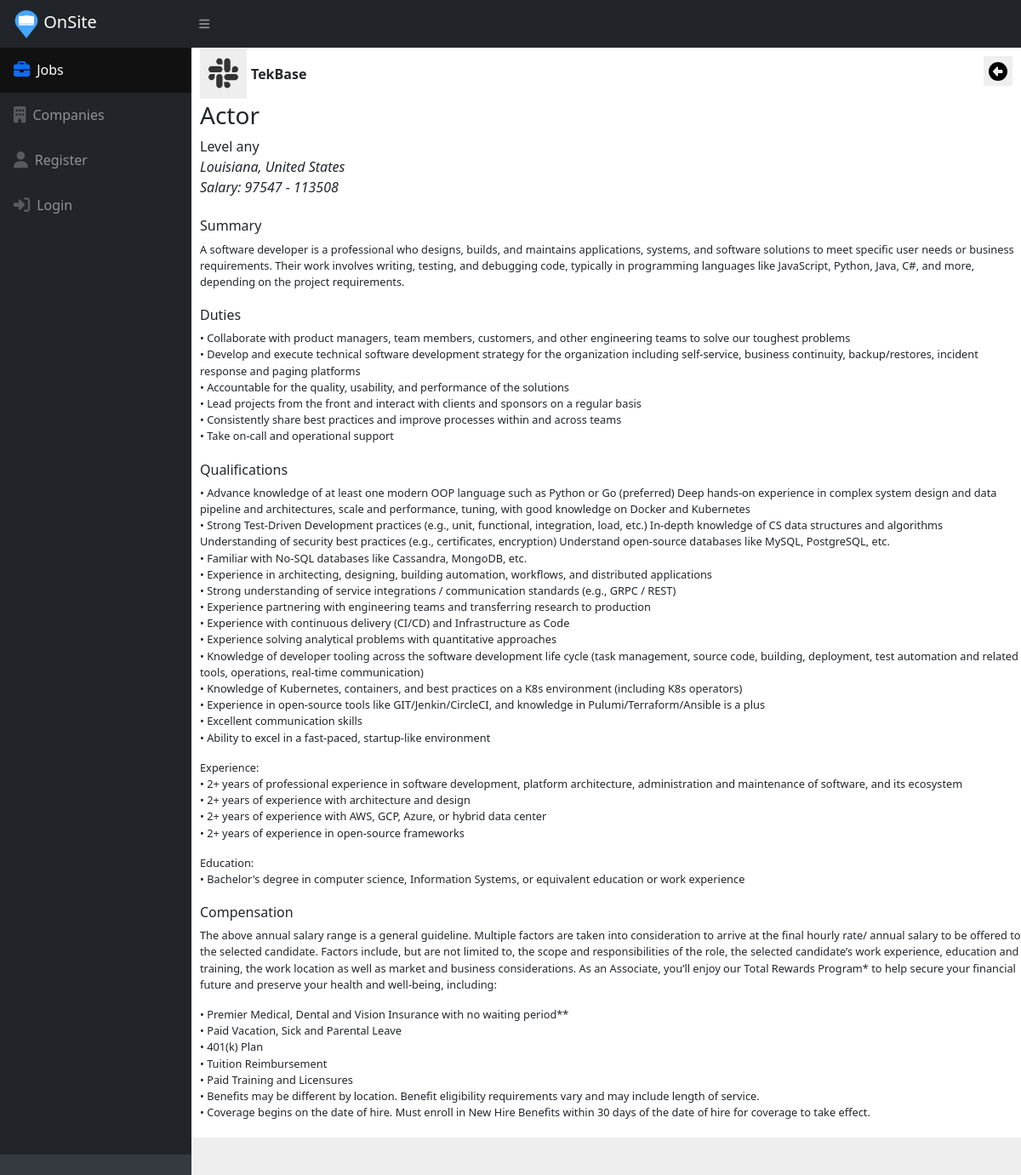
Screenshot of /jobs/job/499/actor with the database file from the repository.
### app/models/job.py (models this page shows, shortened)
class JobDetail(models.Model):
    job_head = models.OneToOneField(JobHead, on_delete=models.SET_NULL,null=True,  related_name="details")
    summary = models.TextField()
    duties = models.TextField()
    qualifications = models.TextField()
    compensation = models.TextField()

class JobHead(models.Model):
    title = models.ForeignKey(JobTitle, null=True, on_delete=models.SET_NULL)
    other_title =  models.CharField(max_length=255, null=True)
    location = models.ForeignKey(Location, on_delete=models.SET_NULL, null=True)
    department = models.ForeignKey(Department, on_delete=models.SET_NULL, null=True)
    other_department =  models.CharField(max_length=255, null=True)
    posted_on = models.DateTimeField(auto_now_add=True)
    salary_min = models.IntegerField(null=True)
    salary_max = models.IntegerField(null=True)
    experience_level =   models.CharField(max_length=15, choices=EXP_LEVEL, default="any")
    active_from = models.DateField(null=True)
    active_to = models.DateField(null=True)
    draft = models.BooleanField(default=False)
    created_by =  models.ForeignKey(User, on_delete=models.SET_NULL,null=True,  related_name="created_by")

### app/models/user.py (models this page shows, shortened)
class User(auth_models.AbstractBaseUser, auth_models.PermissionsMixin):
    email = models.EmailField(unique=True, error_messages=error_messages)
    headline = models.ForeignKey(JobTitle, on_delete=models.SET_NULL,null=True, error_messages=error_messages)
    location = models.ForeignKey(Location, on_delete=models.SET_NULL,blank=True, null=True, error_messages=error_messages)
    other_headline = models.CharField(max_length=250, null=True, blank=True, error_messages=error_messages)
    company = models.CharField(max_length=250, null=True, default = None, blank=True, error_messages=error_messages)
    first_name = models.CharField(max_length=30, blank=False, error_messages=error_messages)
    last_name = models.CharField(max_length=30, blank=False, error_messages=error_messages)
    is_active = models.BooleanField(default=True)
    is_superuser = models.BooleanField(default=False)
    is_staff = models.BooleanField(default=True)
    date_joined = models.DateTimeField(auto_now_add=True)
    role = models.CharField(max_length=10, choices=ROLE_CHOICES, default="user")
    resume_logo = models.CharField(max_length=150, null=False, blank=False, error_messages=error_messages)
    password = models.CharField(max_length=100, null=False,blank=False, error_messages=error_messages)
    objects = UserManager()
    USERNAME_FIELD = 'email'
    REQUIRED_FIELDS = []
    class Meta:
        verbose_name = 'User'
        verbose_name_plural = 'User'
        ordering = ('id', )

### app/models/job_title.py (models this page shows, shortened)
class JobTitle(models.Model):
    name = models.CharField(max_length=100, unique=True)
    class Meta:
        indexes = [
            models.Index(fields=['name']),
        ]

### app/models/location.py (models this page shows)
class Location(models.Model):
    name = models.CharField(max_length=100, unique=True)
    loc_tyep = models.IntegerField()
    class Meta:
        indexes = [
            models.Index(fields=['name']),
        ]

### app/public/views.py (the view, shortened to what this page needs)
# urls.py: path("jobs/job/<int:id>/<str:title>", views.job, name="jobs"),
def job(request,id,title):
    job_saved = False
    job_applied = False
    try:
        job = JobDetail.objects.get(job_head_id = id)
    except Exception as e:
        job = None
    return render(request , "public/job.html", {"jd" : job, "applied" : job_applied, "saved":job_saved})

### templates/public/job.html (shortened to what this page needs)
{% extends "../base.html"%}
{%load static%}
{% block body_block %}
<div id="layoutSidenav_content">
    <main>
        <div class="job_section bg-white">
            <div id="right">
                <div id="right_head">
                    <div class="employer">
                        <div class="icon"><i class="fa-brands fa-slack"></i></div>
                        <div class="company">{{jd.job_head.created_by.company}} </div>
                        <div class="back_btn" onclick="back()"> <button><i class="fas fa-arrow-alt-circle-left"></i></button></div>
                    </div>
                    <div>
                        <h3 class="title capitalize">{{jd.job_head.title.name}} </h3>
                        <div class="type">Level {{jd.job_head.experience_level}}</div>
                        <div class="location "><em>{{jd.job_head.location.name|title}}</em> </div>
                        <div class="location "><em> Salary: {{jd.job_head.salary_min}} - {{jd.job_head.salary_max}}</em> </div>
                    </div>
                    <br>
                </div>
                <div id="jd_section">
                    <h6>Summary</h6>
                    <div>{{jd.summary|linebreaks}}</div>
                    <h6>Duties</h6>
                    <div>{{jd.duties|linebreaks }}</div>
                    <h6>Qualifications</h6>
                    <div>{{jd.qualifications|linebreaks }}</div>
                    <h6>Compensation</h6>
                    <div>{{jd.compensation|linebreaks }}</div>
                </div>
            </div>
        </div>
    </main>
</div>
{% endblock %}

### static/custom/styles.css (style rules this page uses)
body { background-color: #eee; }
.capitalize { text-transform: capitalize; }
#right #jd_section { height: calc(100vh - 300px); overflow-y: scroll; }
.icon svg { font-size: 26px; background-color: #eee; color: #333; padding: 10px; height: 40px; }
#jd_section div { margin-bottom: 20px; font-size: .8rem; }
main { overflow:hidden; background-color: #eee; }
.job_section { margin: auto; max-width: 100px; max-width: 1000px; margin: 10px; margin: auto; padding-left: 10px; }
.employer { display: flex; }
.employer .company { display: flex; align-items: center; padding-left: 5px; font-weight: 700; }
.back_btn { margin-left: auto; padding: 10px; }
.back_btn button { border: unset; font-size: 22px; }

### rows the page displays
JobDetail: job_head.created_by.company "TekBase", job_head.title.name "Actor", job_head.experience_level "any", job_head.location.name "Louisiana, United States", job_head.salary_min "97547", job_head.salary_max "113508", summary "A software developer is a professional who designs, builds, and maintains applications, systems, and software solutions to meet specific user needs or business requirements. Their work involves writing, testing, and debugging code, typically in programming languages like JavaScript, Python, Java, C#, and more, depending on the project requirements.", duties "• Collaborate with product managers, team members, customers, and other engineering teams to solve our toughest problems • Develop and execute technical software development strategy for the organization including self-service, business continuity, backup/restores, incident response and paging platforms • Accountable for the quality, usability, and performance of the solutions • Lead projects from the front and interact with clients and sponsors on a regular basis • Consistently share best practices and improve processes within and across teams • Take on-call and operational support", qualifications "• Advance knowledge of at least one modern OOP language such as Python or Go (preferred) Deep hands-on experience in complex system design and data pipeline and architectures, scale and performance, tuning, with good knowledge on Docker and Kubernetes • Strong Test-Driven Development practices (e.g., unit, functional, integration, load, etc.) In-depth knowledge of CS data structures and algorithms Understanding of security best practices (e.g., certificates, encryption) Understand open-source databases like MySQL, PostgreSQL, etc. • Familiar with No-SQL databases like Cassandra, MongoDB, etc. • Experience in architecting, designing, building automation, workflows, and distributed…", compensation "The above annual salary range is a general guideline. Multiple factors are taken into consideration to arrive at the final hourly rate/ annual salary to be offered to the selected candidate. Factors include, but are not limited to, the scope and responsibilities of the role, the selected candidate’s work experience, education and training, the work location as well as market and business considerations. As an Associate, you’ll enjoy our Total Rewards Program* to help secure your financial future and preserve your health and well-being, including: • Premier Medical, Dental and Vision Insurance with no waiting period** • Paid Vacation, Sick and Parental Leave • 401(k) Plan • Tuition…"
